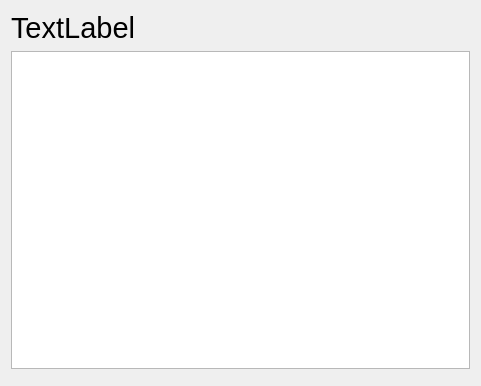
<?xml version="1.0" encoding="UTF-8"?>
<ui version="4.0">
 <class>Dialog</class>
 <widget class="QDialog" name="Dialog">
  <property name="geometry">
   <rect>
    <x>0</x>
    <y>0</y>
    <width>481</width>
    <height>386</height>
   </rect>
  </property>
  <property name="windowTitle">
   <string>Dialog</string>
  </property>
  <property name="modal">
   <bool>true</bool>
  </property>
  <layout class="QVBoxLayout" name="verticalLayout_2">
   <item>
    <layout class="QVBoxLayout" name="verticalLayout">
     <item>
      <widget class="QLabel" name="labelDialog">
       <property name="font">
        <font>
         <pointsize>22</pointsize>
        </font>
       </property>
       <property name="text">
        <string>TextLabel</string>
       </property>
      </widget>
     </item>
     <item>
      <widget class="QTreeWidget" name="choicesView">
       <property name="columnCount">
        <number>0</number>
       </property>
      </widget>
     </item>
     <item>
      <widget class="QDialogButtonBox" name="buttonBox"/>
     </item>
    </layout>
   </item>
  </layout>
 </widget>
 <resources/>
 <connections>
  <connection>
   <sender>buttonBox</sender>
   <signal>accepted()</signal>
   <receiver>Dialog</receiver>
   <slot>accept()</slot>
   <hints>
    <hint type="sourcelabel">
     <x>240</x>
     <y>362</y>
    </hint>
    <hint type="destinationlabel">
     <x>240</x>
     <y>192</y>
    </hint>
   </hints>
  </connection>
  <connection>
   <sender>buttonBox</sender>
   <signal>rejected()</signal>
   <receiver>Dialog</receiver>
   <slot>reject()</slot>
   <hints>
    <hint type="sourcelabel">
     <x>240</x>
     <y>362</y>
    </hint>
    <hint type="destinationlabel">
     <x>240</x>
     <y>192</y>
    </hint>
   </hints>
  </connection>
 </connections>
</ui>
